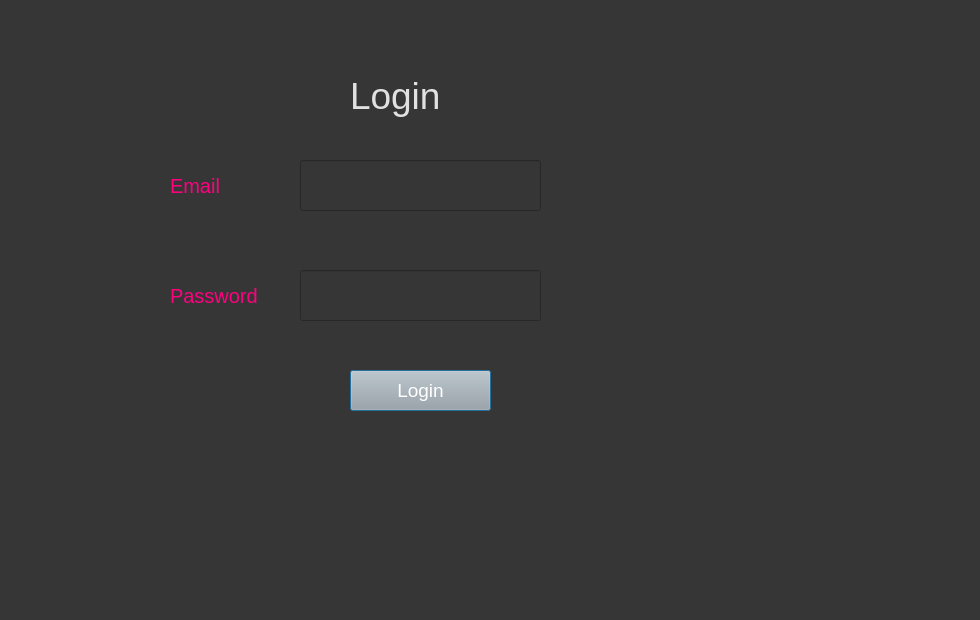
<?xml version="1.0" encoding="UTF-8"?>
<ui version="4.0">
 <class>Dialog</class>
 <widget class="QDialog" name="Dialog">
  <property name="geometry">
   <rect>
    <x>0</x>
    <y>0</y>
    <width>980</width>
    <height>620</height>
   </rect>
  </property>
  <property name="minimumSize">
   <size>
    <width>810</width>
    <height>620</height>
   </size>
  </property>
  <property name="windowTitle">
   <string>LogIn</string>
  </property>
  <property name="styleSheet">
   <string notr="true">background-color: rgb(54, 54, 54);</string>
  </property>
  <widget class="QLabel" name="label">
   <property name="geometry">
    <rect>
     <x>350</x>
     <y>60</y>
     <width>121</width>
     <height>71</height>
    </rect>
   </property>
   <property name="styleSheet">
    <string notr="true">color:rgb(225, 225, 225); font-size:28pt;</string>
   </property>
   <property name="text">
    <string>Login</string>
   </property>
  </widget>
  <widget class="QLabel" name="label_2">
   <property name="geometry">
    <rect>
     <x>170</x>
     <y>170</y>
     <width>101</width>
     <height>31</height>
    </rect>
   </property>
   <property name="styleSheet">
    <string notr="true">font-size:15pt; color:rgb(255, 0, 127)</string>
   </property>
   <property name="text">
    <string>Email</string>
   </property>
  </widget>
  <widget class="QLineEdit" name="LiUNbx">
   <property name="geometry">
    <rect>
     <x>300</x>
     <y>160</y>
     <width>241</width>
     <height>51</height>
    </rect>
   </property>
   <property name="styleSheet">
    <string notr="true">font-size:14pt; color:rgb(243, 243, 243)</string>
   </property>
  </widget>
  <widget class="QLineEdit" name="LiPwdbx">
   <property name="geometry">
    <rect>
     <x>300</x>
     <y>270</y>
     <width>241</width>
     <height>51</height>
    </rect>
   </property>
   <property name="styleSheet">
    <string notr="true">font-size:14pt; color:rgb(243, 243, 243)</string>
   </property>
   <property name="text">
    <string/>
   </property>
   <property name="echoMode">
    <enum>QLineEdit::Password</enum>
   </property>
  </widget>
  <widget class="QLabel" name="label_3">
   <property name="geometry">
    <rect>
     <x>170</x>
     <y>280</y>
     <width>111</width>
     <height>31</height>
    </rect>
   </property>
   <property name="styleSheet">
    <string notr="true">font-size:15pt; color:rgb(255, 0, 127)</string>
   </property>
   <property name="text">
    <string>Password</string>
   </property>
  </widget>
  <widget class="QPushButton" name="loginBtn">
   <property name="geometry">
    <rect>
     <x>350</x>
     <y>370</y>
     <width>141</width>
     <height>41</height>
    </rect>
   </property>
   <property name="styleSheet">
    <string notr="true">background-color: rgb(167, 168, 167); font-size:14pt; color:rgb(255, 255, 255)</string>
   </property>
   <property name="text">
    <string>Login</string>
   </property>
  </widget>
 </widget>
 <resources/>
 <connections/>
</ui>
